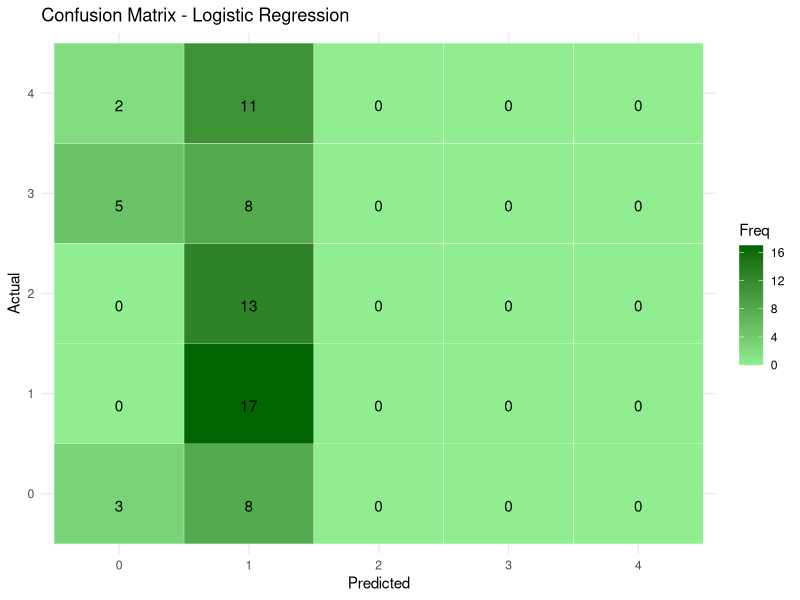

The R source for this figure:
# Load libraries
library(data.table)
library(caret)
library(ggplot2)
library(e1071)
library(reshape2)

# Load dataset
df <- fread("transformed_land_mines.csv")

# Prepare data
X <- df[, !c("M", "V_log"), with = FALSE]
y <- df$M - 1  # Adjust labels

# Train-test split (with stratification)
set.seed(42)
train_index <- createDataPartition(y, p = 0.8, list = FALSE)
X_train <- X[train_index]
X_test <- X[-train_index]
y_train <- y[train_index]
y_test <- y[-train_index]

# Combine train data for glm
train_data <- data.frame(X_train, y = as.factor(y_train))
test_data <- data.frame(X_test)

# Train logistic regression model
start_time <- Sys.time()
model <- glm(y ~ ., data = train_data, family = binomial)
end_time <- Sys.time()

# Predict (as class labels)
prob_pred <- predict(model, test_data, type = "response")
y_pred <- ifelse(prob_pred > 0.5, 1, 0)

# Evaluate
accuracy <- mean(y_pred == y_test)
cat(sprintf("✅ Logistic Regression Accuracy: %.4f\n", accuracy))
cat(sprintf("🕒 Training Time: %.2f seconds\n", as.numeric(difftime(end_time, start_time, units = "secs"))))

# Classification report (confusion matrix and metrics)
conf_mat <- confusionMatrix(as.factor(y_pred), as.factor(y_test))
print(conf_mat)

# Confusion matrix heatmap
cm_df <- as.data.frame(conf_mat$table)
ggplot(data = cm_df, aes(x = Prediction, y = Reference, fill = Freq)) +
  geom_tile(color = "white") +
  geom_text(aes(label = Freq), vjust = 1.5, color = "black") +
  scale_fill_gradient(low = "lightgreen", high = "darkgreen") +
  labs(title = "Confusion Matrix - Logistic Regression", x = "Predicted", y = "Actual") +
  theme_minimal()

# Save model
saveRDS(model, "logistic_regression_model.rds")
cat("🎉 Model saved as 'logistic_regression_model.rds'\n")
